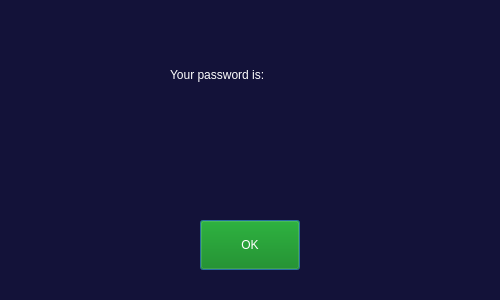
<?xml version="1.0" encoding="UTF-8"?>
<ui version="4.0">
 <class>Dialog</class>
 <widget class="QDialog" name="Dialog">
  <property name="geometry">
   <rect>
    <x>0</x>
    <y>0</y>
    <width>500</width>
    <height>300</height>
   </rect>
  </property>
  <property name="windowTitle">
   <string>Dialog</string>
  </property>
  <property name="styleSheet">
   <string notr="true">background-color:#131239</string>
  </property>
  <widget class="QLabel" name="label_4">
   <property name="geometry">
    <rect>
     <x>170</x>
     <y>50</y>
     <width>160</width>
     <height>50</height>
    </rect>
   </property>
   <property name="styleSheet">
    <string notr="true">font: 14pt &quot;Georgia&quot;;
color: white;</string>
   </property>
   <property name="text">
    <string>Your password is:</string>
   </property>
  </widget>
  <widget class="QLabel" name="f_answer">
   <property name="geometry">
    <rect>
     <x>50</x>
     <y>120</y>
     <width>400</width>
     <height>50</height>
    </rect>
   </property>
   <property name="styleSheet">
    <string notr="true">font: 14pt &quot;Georgia&quot;;
color: white;</string>
   </property>
   <property name="text">
    <string/>
   </property>
   <property name="alignment">
    <set>Qt::AlignCenter</set>
   </property>
  </widget>
  <widget class="QPushButton" name="f_ok">
   <property name="geometry">
    <rect>
     <x>200</x>
     <y>220</y>
     <width>100</width>
     <height>50</height>
    </rect>
   </property>
   <property name="cursor">
    <cursorShape>PointingHandCursor</cursorShape>
   </property>
   <property name="styleSheet">
    <string notr="true">font: 15pt &quot;Arial Rounded MT Bold&quot;;
padding:5px;
background-color:green;
color:white;</string>
   </property>
   <property name="text">
    <string>OK</string>
   </property>
  </widget>
 </widget>
 <resources/>
 <connections/>
</ui>
